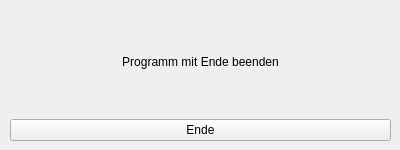
<?xml version="1.0" encoding="UTF-8"?>
<ui version="4.0">
 <class>MeinWidget</class>
 <widget class="QWidget" name="MeinWidget">
  <property name="geometry">
   <rect>
    <x>0</x>
    <y>0</y>
    <width>400</width>
    <height>150</height>
   </rect>
  </property>
  <property name="windowTitle">
   <string>Form</string>
  </property>
  <widget class="QWidget" name="verticalLayoutWidget">
   <property name="geometry">
    <rect>
     <x>10</x>
     <y>10</y>
     <width>381</width>
     <height>131</height>
    </rect>
   </property>
   <layout class="QVBoxLayout" name="verticalLayout">
    <item>
     <widget class="QLabel" name="label">
      <property name="text">
       <string>Programm mit Ende beenden</string>
      </property>
      <property name="alignment">
       <set>Qt::AlignCenter</set>
      </property>
     </widget>
    </item>
    <item>
     <widget class="QPushButton" name="pushButton">
      <property name="text">
       <string>Ende</string>
      </property>
     </widget>
    </item>
   </layout>
  </widget>
 </widget>
 <resources/>
 <connections>
  <connection>
   <sender>pushButton</sender>
   <signal>clicked()</signal>
   <receiver>MeinWidget</receiver>
   <slot>close()</slot>
   <hints>
    <hint type="sourcelabel">
     <x>200</x>
     <y>128</y>
    </hint>
    <hint type="destinationlabel">
     <x>199</x>
     <y>74</y>
    </hint>
   </hints>
  </connection>
 </connections>
</ui>
